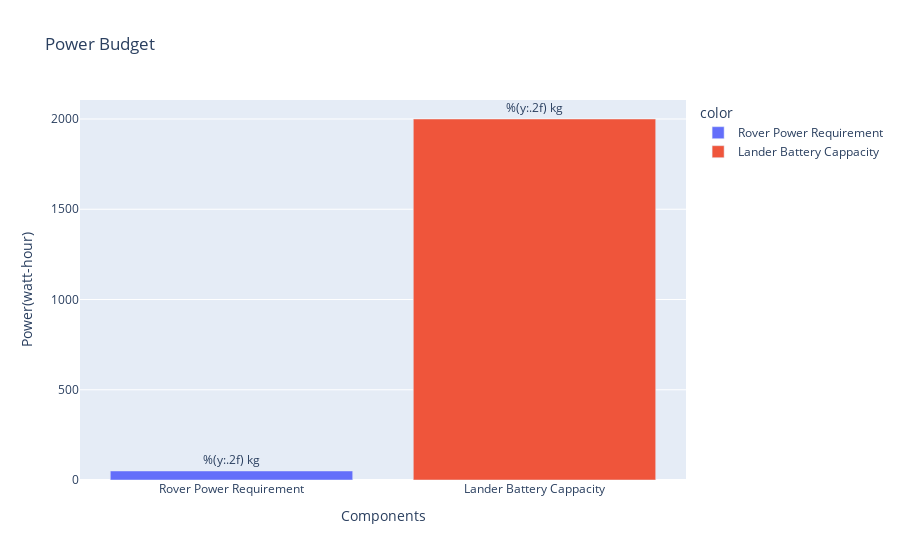

Source (notebook cell):
### Code cell
power_labels = ['Rover Power Requirement','Lander Battery Cappacity']
power_values = [rover_power_requirement, lander_battery_capacity]

power_fig = px.bar(x=power_labels, y=power_values, color=power_labels,
                 labels={'x':'Components', 'y': 'Power(watt-hour)'},
                 title='Power Budget')
power_fig.update_traces(texttemplate='%(y:.2f) kg', textposition='outside')

power_fig.show()

### Figure 1 — Plotly figure (JSON) as saved in the notebook; plotly's stock layout.template omitted (floating-point values rounded to 4 significant figures)
{"data": [{"alignmentgroup": "True", "hovertemplate": "color=Rover Power Requirement<br>Components=%{x}<br>Power(watt-hour)=%{y}<extra></extra>", "legendgroup": "Rover Power Requirement", "marker": {"color": "#636efa", "pattern": {"shape": ""}}, "name": "Rover Power Requirement", "offsetgroup": "Rover Power Requirement", "orientation": "v", "showlegend": true, "textposition": "outside", "texttemplate": "%(y:.2f) kg", "type": "bar", "x": ["Rover Power Requirement"], "xaxis": "x", "y": [50], "yaxis": "y"}, {"alignmentgroup": "True", "hovertemplate": "color=Lander Battery Cappacity<br>Components=%{x}<br>Power(watt-hour)=%{y}<extra></extra>", "legendgroup": "Lander Battery Cappacity", "marker": {"color": "#EF553B", "pattern": {"shape": ""}}, "name": "Lander Battery Cappacity", "offsetgroup": "Lander Battery Cappacity", "orientation": "v", "showlegend": true, "textposition": "outside", "texttemplate": "%(y:.2f) kg", "type": "bar", "x": ["Lander Battery Cappacity"], "xaxis": "x", "y": [2000], "yaxis": "y"}], "layout": {"barmode": "relative", "legend": {"title": {"text": "color"}, "tracegroupgap": 0}, "title": {"text": "Power Budget"}, "xaxis": {"anchor": "y", "domain": [0, 1], "title": {"text": "Components"}}, "yaxis": {"anchor": "x", "domain": [0, 1], "title": {"text": "Power(watt-hour)"}}}}
